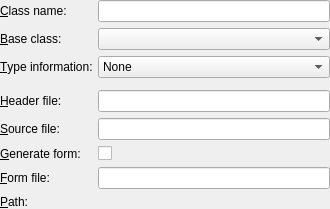
<?xml version="1.0" encoding="UTF-8"?>
<ui version="4.0">
 <class>Utils::NewClassWidget</class>
 <widget class="QWidget" name="Utils::NewClassWidget">
  <layout class="QFormLayout" name="formLayout">
   <property name="fieldGrowthPolicy">
    <enum>QFormLayout::ExpandingFieldsGrow</enum>
   </property>
   <property name="margin">
    <number>0</number>
   </property>
   <item row="0" column="0">
    <widget class="QLabel" name="classNameLabel">
     <property name="text">
      <string>&amp;Class name:</string>
     </property>
     <property name="buddy">
      <cstring>classLineEdit</cstring>
     </property>
    </widget>
   </item>
   <item row="0" column="1">
    <widget class="Utils::ClassNameValidatingLineEdit" name="classLineEdit"/>
   </item>
   <item row="1" column="0">
    <widget class="QLabel" name="baseClassLabel">
     <property name="text">
      <string>&amp;Base class:</string>
     </property>
     <property name="buddy">
      <cstring>baseClassComboBox</cstring>
     </property>
    </widget>
   </item>
   <item row="1" column="1">
    <widget class="QComboBox" name="baseClassComboBox">
     <property name="sizePolicy">
      <sizepolicy hsizetype="MinimumExpanding" vsizetype="Fixed">
       <horstretch>0</horstretch>
       <verstretch>0</verstretch>
      </sizepolicy>
     </property>
    </widget>
   </item>
   <item row="2" column="0">
    <widget class="QLabel" name="classTypeLabel">
     <property name="text">
      <string>&amp;Type information:</string>
     </property>
     <property name="buddy">
      <cstring>classTypeComboBox</cstring>
     </property>
    </widget>
   </item>
   <item row="2" column="1">
    <widget class="QComboBox" name="classTypeComboBox">
     <item>
      <property name="text">
       <string>None</string>
      </property>
     </item>
     <item>
      <property name="text">
       <string>Inherits QObject</string>
      </property>
     </item>
     <item>
      <property name="text">
       <string>Inherits QWidget</string>
      </property>
     </item>
     <item>
      <property name="text">
       <string>Inherits QDeclarativeItem - Qt Quick 1</string>
      </property>
     </item>
     <item>
      <property name="text">
       <string>Inherits QQuickItem - Qt Quick 2</string>
      </property>
     </item>
     <item>
      <property name="text">
       <string>Based on QSharedData</string>
      </property>
     </item>
    </widget>
   </item>
   <item row="3" column="0">
    <spacer name="verticalSpacer">
     <property name="orientation">
      <enum>Qt::Vertical</enum>
     </property>
     <property name="sizeType">
      <enum>QSizePolicy::Fixed</enum>
     </property>
     <property name="sizeHint" stdset="0">
      <size>
       <width>0</width>
       <height>0</height>
      </size>
     </property>
    </spacer>
   </item>
   <item row="3" column="1">
    <spacer name="verticalSpacer_2">
     <property name="orientation">
      <enum>Qt::Vertical</enum>
     </property>
     <property name="sizeType">
      <enum>QSizePolicy::Fixed</enum>
     </property>
     <property name="sizeHint" stdset="0">
      <size>
       <width>0</width>
       <height>0</height>
      </size>
     </property>
    </spacer>
   </item>
   <item row="4" column="0">
    <widget class="QLabel" name="headerLabel">
     <property name="text">
      <string>&amp;Header file:</string>
     </property>
     <property name="buddy">
      <cstring>headerFileLineEdit</cstring>
     </property>
    </widget>
   </item>
   <item row="4" column="1">
    <widget class="Utils::FileNameValidatingLineEdit" name="headerFileLineEdit"/>
   </item>
   <item row="5" column="0">
    <widget class="QLabel" name="sourceLabel">
     <property name="text">
      <string>&amp;Source file:</string>
     </property>
     <property name="buddy">
      <cstring>sourceFileLineEdit</cstring>
     </property>
    </widget>
   </item>
   <item row="5" column="1">
    <widget class="Utils::FileNameValidatingLineEdit" name="sourceFileLineEdit"/>
   </item>
   <item row="6" column="0">
    <widget class="QLabel" name="generateFormLabel">
     <property name="text">
      <string>&amp;Generate form:</string>
     </property>
     <property name="buddy">
      <cstring>generateFormCheckBox</cstring>
     </property>
    </widget>
   </item>
   <item row="6" column="1">
    <widget class="QCheckBox" name="generateFormCheckBox">
     <property name="text">
      <string/>
     </property>
    </widget>
   </item>
   <item row="7" column="0">
    <widget class="QLabel" name="formLabel">
     <property name="text">
      <string>&amp;Form file:</string>
     </property>
     <property name="buddy">
      <cstring>formFileLineEdit</cstring>
     </property>
    </widget>
   </item>
   <item row="7" column="1">
    <widget class="Utils::FileNameValidatingLineEdit" name="formFileLineEdit"/>
   </item>
   <item row="8" column="0">
    <widget class="QLabel" name="pathLabel">
     <property name="text">
      <string>&amp;Path:</string>
     </property>
     <property name="buddy">
      <cstring>pathLabel</cstring>
     </property>
    </widget>
   </item>
   <item row="8" column="1">
    <widget class="Utils::PathChooser" name="pathChooser"/>
   </item>
  </layout>
 </widget>
 <customwidgets>
  <customwidget>
   <class>Utils::ClassNameValidatingLineEdit</class>
   <extends>QLineEdit</extends>
   <header location="global">utils/classnamevalidatinglineedit.h</header>
  </customwidget>
  <customwidget>
   <class>Utils::FileNameValidatingLineEdit</class>
   <extends>QLineEdit</extends>
   <header location="global">utils/filenamevalidatinglineedit.h</header>
  </customwidget>
  <customwidget>
   <class>Utils::PathChooser</class>
   <extends>QWidget</extends>
   <header location="global">utils/pathchooser.h</header>
   <container>1</container>
  </customwidget>
 </customwidgets>
 <resources/>
 <connections/>
</ui>
